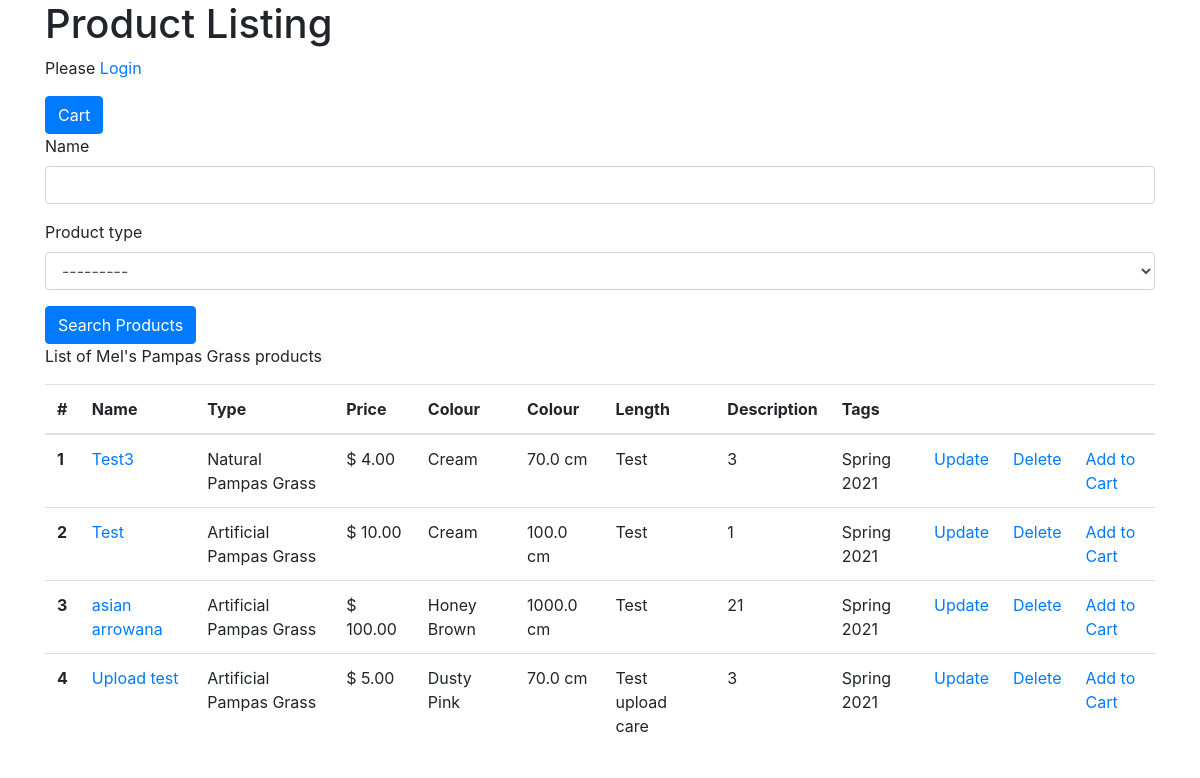
The app's page /products/, older data.
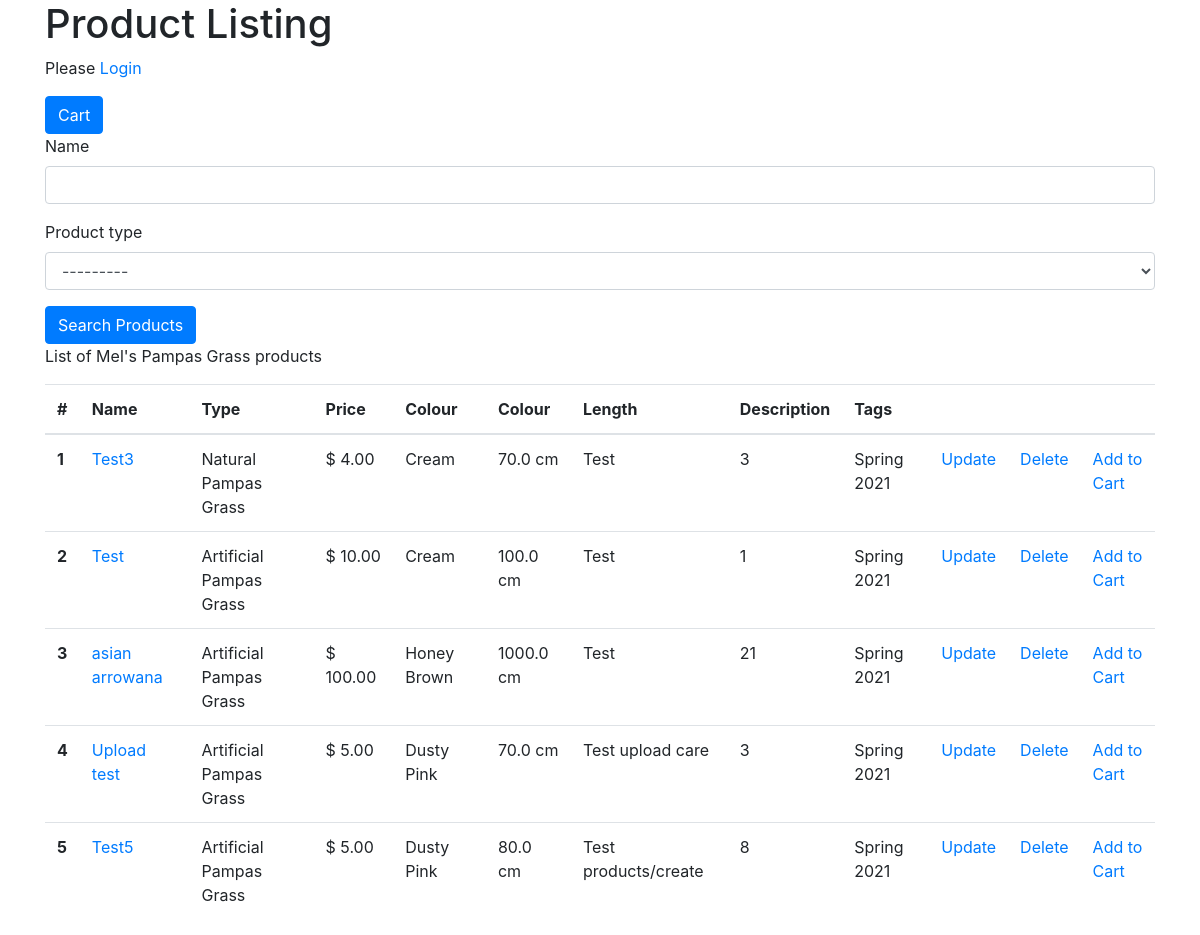
The same page, newer data.
### products/models.py (models this page shows, shortened)
class ProductType(models.Model):
    name = models.CharField(blank=False, max_length=255)
    def __str__(self):
        return self.name

class Product(models.Model):
    name = models.CharField(blank=False, max_length=255)
    product_type = models.ForeignKey(ProductType, on_delete=models.CASCADE)
    image = ImageField(blank=True, manual_crop="")
    price = models.DecimalField(
        blank=False, max_digits=19, decimal_places=2)
    colour = models.ForeignKey(Colour, on_delete=models.CASCADE)
    tag = models.ManyToManyField(Tag)
    length = models.FloatField(blank=False)
    desc = models.TextField(blank=False)
    quantity = models.IntegerField(blank=False)

class Colour(models.Model):
    name = models.CharField(blank=False, max_length=255)
    def __str__(self):
        return self.name

class Tag(models.Model):
    name = models.CharField(blank=False, max_length=255)
    def __str__(self):
        return self.name

### products/views.py (the view)
# urls.py: path('', products.views.show_products,
def show_products(request):
    search_form = SearchForm(request.GET)
    products = Product.objects.all()
    query = ~Q(pk__in=[])
    if 'name' in request.GET and request.GET['name']:
        query = query & Q(name__icontains=request.GET['name'])
    if 'product_type' in request.GET and request.GET['product_type']:
        query = query & Q(product_type__exact=request.GET['product_type'])
    products = products.filter(query).distinct()
    return render(request, 'products/show-products.template.html', {
        'products': products,
        'search_form': search_form
    })

### products/forms.py
class SearchForm(forms.Form):
    name = forms.CharField(max_length=100, required=False)
    product_type = forms.ModelChoiceField(
        queryset=ProductType.objects.all(), required=False)

### products/templates/products/show-products.template.html (shortened to what this page needs)
{% extends 'base.template.html' %}
{% load crispy_forms_tags %}
{% load static %}
{% block content %}
<h1>Product Listing</h1>
{% if request.user.is_authenticated  %}
<p>Welcome {{request.user}}</p>
{% else %}
<p>Please <a href="/accounts/login">Login</a></p>
{%endif%}
<a href="{% url 'view_cart' %}" class="btn btn-primary">Cart</a>
<form method="GET">
    {{search_form|crispy}}
    <input type="submit" class="btn btn-primary" value="Search Products">
</form>
<p>
    List of Mel's Pampas Grass products
</p>
<table class="table">
    <thead>
        <tr>
            <th scope="col">#</th>
            <th scope="col">Name</th>
            <th scope="col">Type</th>
            <th scope="col">Price</th>
            <th scope="col">Colour</th>
            <th scope="col">Colour</th>
            <th scope="col">Length</th>
            <th scope="col">Description</th>
            <th scope="col">Tags</th>
            <th scope="col"></th>
            <th scope="col"></th>
            <th scope="col"></th>
        </tr>
    </thead>
    <tbody>
        {% for product in products %}
        <tr>
            <th scope="row">{{product.id}}</th>
            <td><a href="{% url 'view_product_details_route' product_id=product.id %}">{{product.name}}</a></td>
            <td>{{product.product_type}}</td>
            <td>$ {{product.price}}</td>
            <td>{{product.colour}}</td>
            <td>{{product.length}} cm</td>
            <td>{{product.desc}}</td>
            <td>{{product.quantity}}</td>
            <td>{% for tag in product.tag.all %}{{tag}}{% endfor %}</td>
            <td><a href="{% url 'update_product_route' product_id=product.id %}">Update</a></td>
            <td><a href="{% url 'delete_product_route' product_id=product.id %}">Delete</a></td>
             <td><a href="{% url 'add_to_cart' product_id=product.id %}">Add to Cart</a></td>
        </tr>
        {% endfor %}
    </tbody>
</table>
{% endblock %}

### templates/base.template.html (shortened to what this page needs)
<!doctype html>
<html lang="en">
<head>
    <link rel="stylesheet" href="https://stackpath.bootstrapcdn.com/bootstrap/4.4.1/css/bootstrap.min.css"
>
</head>
<body>
    <div class="container">
        {%block content%}{%endblock%}
    </div>
</body>
</html>

Row changes from the older to the newer data that the page shows:
added Product: id "5", name "Test5", product_type "Artificial Pampas Grass", price "5.00", colour "Dusty Pink", length "80.0", desc "Test products/create", quantity "8", Tag (name "Spring 2021")
